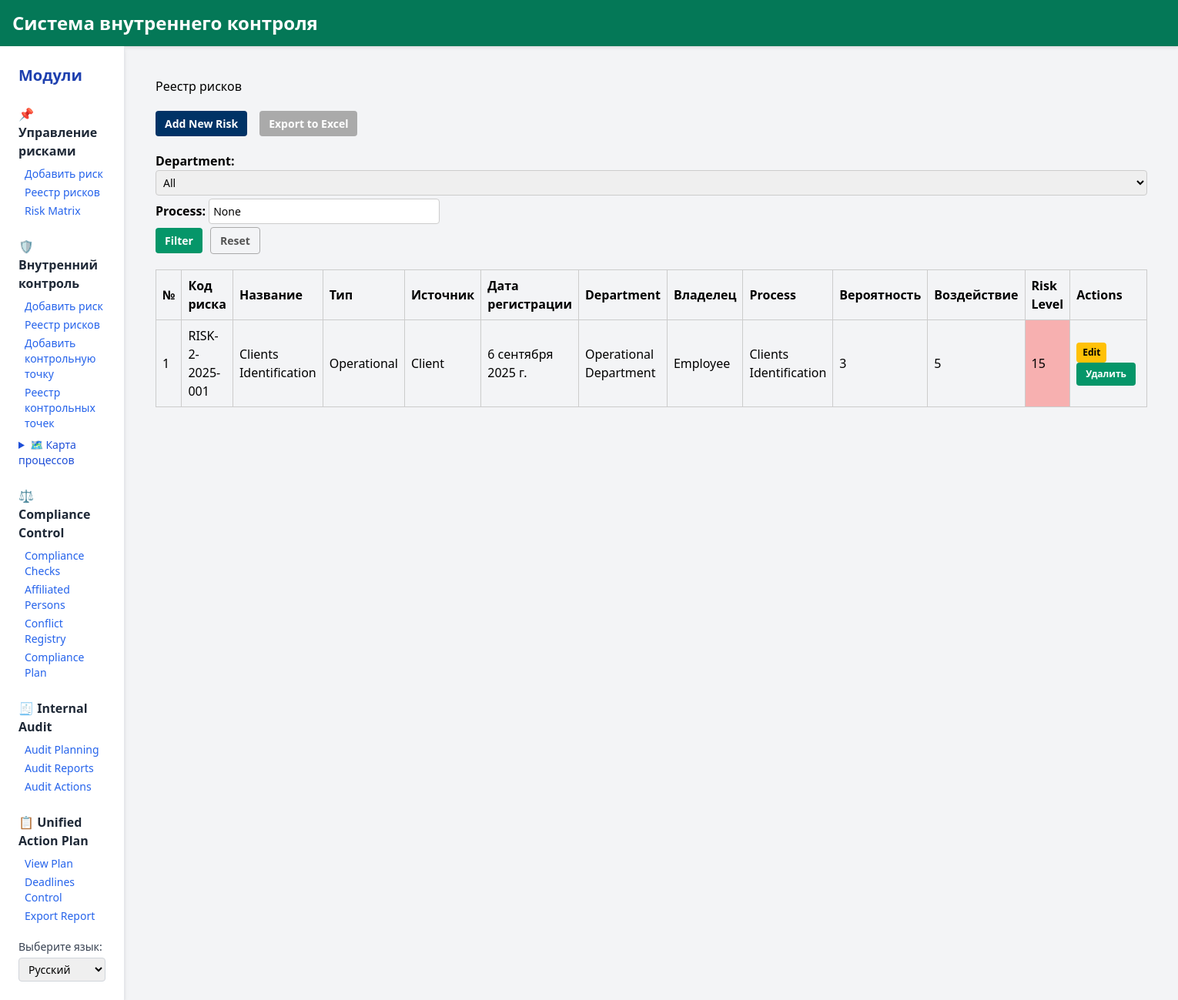
The app's page /ru/risks/ with its own data.
### risk_app/models.py (models this page shows, shortened)
class Risk(models.Model):
    risk_code = models.CharField(_("Risk Code"), max_length=20, unique=True, blank=True)
    name = models.CharField(_("Name"), max_length=255)
    risk_type = models.CharField(_("Risk Type"), max_length=100)
    source = models.CharField(_("Source"), max_length=255)
    registered_at = models.DateField(_("Registration Date"))
    department = models.ForeignKey(
        Department,
        on_delete=models.SET_NULL,
        null=True,
        blank=True,
        verbose_name=_("Department")
    )
    owner = models.CharField(_("Owner"), max_length=100)
    process = models.CharField(_("Process"), max_length=255)
    probability = models.IntegerField(_("Probability (1–5)"))
    impact = models.IntegerField(_("Impact (1–5)"))
    level = models.IntegerField(_("Risk Level"), blank=True, null=True)

### control_app/models.py (models this page shows)
class Department(models.Model):
    name = models.CharField(_("Department"), max_length=200, unique=True)
    def __str__(self):
        return self.name

### risk_app/views.py (the view)
# urls.py: path('risks/', views.risk_list, name='control_risk_list'),
def risk_list(request):
    department_id = request.GET.get('department')
    process_filter = request.GET.get('process')
    risks = Risk.objects.all()
    if department_id:
        risks = risks.filter(department__id=department_id)
    if process_filter:
        risks = risks.filter(process__icontains=process_filter)
    departments = Department.objects.all()
    context = {
        'risks': risks,
        'departments': departments,
        'selected_department': department_id,
        'selected_process': process_filter,
    }
    return render(request, 'risk_list.html', context)

### templates/risk_list.html (shortened to what this page needs)
{% extends "main_app/home.html" %}
{% load i18n %}
{% block content %}
<h2 style="margin-bottom: 20px;">{% trans "Risk Register" %}</h2>
<div class="top-buttons">
    <a href="{% url 'risk_app:risk_create' %}" class="btn btn-primary">{% trans "Add New Risk" %}</a>
    <a href="{% url 'risk_app:export_risks_excel' %}" class="btn btn-secondary">{% trans "Export to Excel" %}</a>
</div>
<form method="get" class="filter-form">
    <label>{% trans "Department" %}:
        <select name="department" class="form-select">
            <option value="">{% trans "All" %}</option>
        </select>
    </label>
    <label>{% trans "Process" %}:
        <input type="text" name="process" value="{{ selected_process }}" class="form-control">
    </label>
    <button type="submit" class="btn btn-success">{% trans "Filter" %}</button>
    <a href="{% url 'risk_app:risk_list' %}" class="btn btn-outline-secondary">{% trans "Reset" %}</a>
</form>
<table>
    <thead>
        <tr>
            <th>{% trans "№" %}</th>
            <th>{% trans "Risk Code" %}</th>
            <th>{% trans "Name" %}</th>
            <th>{% trans "Type" %}</th>
            <th>{% trans "Source" %}</th>
            <th>{% trans "Registration Date" %}</th>
            <th>{% trans "Department" %}</th>
            <th>{% trans "Owner" %}</th>
            <th>{% trans "Process" %}</th>
            <th>{% trans "Probability" %}</th>
            <th>{% trans "Impact" %}</th>
            <th>{% trans "Risk Level" %}</th>
            <th>{% trans "Actions" %}</th>
        </tr>
    </thead>
    <tbody>
        {% for risk in risks %}
        <tr>
            <td>{{ forloop.counter }}</td>
            <td>{{ risk.risk_code }}</td>
            <td>{{ risk.name }}</td>
            <td>{{ risk.risk_type }}</td>
            <td>{{ risk.source }}</td>
            <td>{{ risk.registered_at }}</td>
            <td>{{ risk.department }}</td>
            <td>{{ risk.owner }}</td>
            <td>{{ risk.process }}</td>
            <td>{{ risk.probability }}</td>
            <td>{{ risk.impact }}</td>
            <td class="{% if risk.level <= 6 %}risk-low{% elif risk.level <= 14 %}risk-medium{% else %}risk-high{% endif %}">
                {{ risk.level }}
            </td>
            <td>
                <a href="{% url 'risk_app:risk_detail' risk.id %}" class="btn btn-sm btn-warning">{% trans "Edit" %}</a>
                <form action="{% url 'risk_app:risk_delete' risk.id %}" method="post" style="display:inline;" onsubmit="return confirm('{% trans "Are you sure you want to delete this risk?" %}');">
                    <button type="submit" class="btn btn-sm btn-danger">{% trans "Delete" %}</button>
                </form>
            </td>
        </tr>
        {% empty %}
        <tr>
            <td colspan="13" style="text-align: center; color: #777;">{% trans "No risks found." %}</td>
        </tr>
        {% endfor %}
    </tbody>
</table>
{% endblock %}

### control_app/static/css/style.css (style rules this page uses)
body { font-family: Arial, sans-serif; margin: 20px; }
label { display: block; font-weight: bold; margin-bottom: 5px; }
select, input[type="text"] { width: 300px; padding: 5px; }
button { padding: 10px 20px; font-weight: bold; background-color: #007BFF; color: white; border: none; cursor: pointer; }
input, select, textarea { width: 100%; padding: 6px; border: 1px solid #ccc; border-radius: 4px; margin-bottom: 12px; font-size: 14px; }
label { font-weight: bold; display: block; margin-bottom: 4px; }
.btn { display: inline-block; padding: 8px 14px; border: none; border-radius: 4px; text-decoration: none; font-weight: bold; cursor: pointer; }
body { font-family: Arial, sans-serif; }
.btn-success { background-color: #4CAF50; color: white; padding: 6px 12px; border: none; cursor: pointer; }
.btn-primary { background-color: #007BFF; color: white; padding: 6px 12px; border: none; border-radius: 4px; font-weight: bold; cursor: pointer; }
.btn-secondary { background-color: #6c757d; color: white; padding: 6px 12px; border: none; border-radius: 4px; font-weight: bold; cursor: pointer; }
.top-buttons { margin-bottom: 20px; display: flex; gap: 10px; }
table { border-collapse: collapse; width: 100%; margin-bottom: 20px; }
table, th, td { border: 1px solid #ccc; }
th, td { padding: 8px; text-align: left; }
button[type="submit"], .btn-filter { background-color: #059669; color: white; border: none; padding: 6px 12px; border-radius: 4px; cursor: pointer; }
.risk-high { background-color: #f7b0b0; }
.btn { padding: 6px 12px; text-decoration: none; border-radius: 4px; font-size: 14px; margin-right: 6px; }
.btn-primary { background-color: #003366; color: white; }
.btn-secondary { background-color: #aaa; color: white; }
.btn-success { background-color: #28a745; color: white; }
.btn-warning { background-color: #ffc107; color: black; }
.btn-danger { background-color: #dc3545; color: white; }
.btn-outline-secondary { background-color: transparent; border: 1px solid #aaa; color: #555; }
.btn-sm { font-size: 12px; padding: 4px 8px; }
.top-buttons { margin-bottom: 20px; }
.filter-form { margin-bottom: 20px; }
.form-select, .form-control { padding: 5px; font-size: 14px; margin-right: 10px; }

### records on screen
Risk: risk_code "RISK-2-2025-001", name "Clients Identification", risk_type "Operational", source "Client", registered_at "6 сентября 2025 г.", department "Operational Department", owner "Employee", process "Clients Identification", probability "3", impact "5", level "15"
